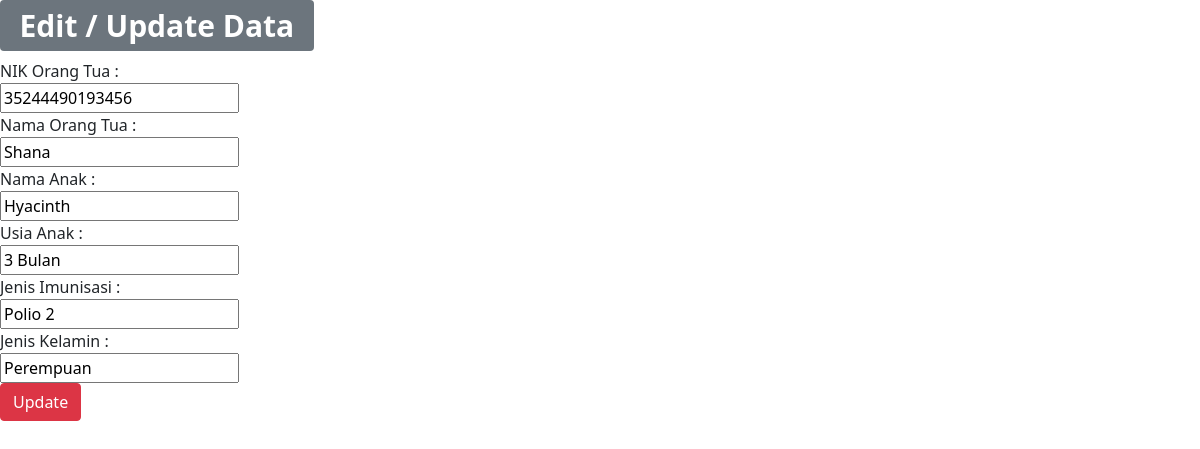
Screenshot of /form_edit.php?id=3 with the database file from the repository.
### tables this page shows
CREATE TABLE `imunisasi_061` (
  `IDPasien` int(11) NOT NULL,
  `NIKOrtu` varchar(50) NOT NULL,
  `NamaOrtu` varchar(50) NOT NULL,
  `NamaAnak` varchar(50) NOT NULL,
  `UsiaAnak` varchar(50) NOT NULL,
  `JenisImun` varchar(50) NOT NULL,
  `JenisKelamin` varchar(50) NOT NULL
);

### form_edit.php (the view, shortened to what this page needs)
<html lang="en">
<head>
</head>
<link rel="stylesheet" type="text/css" href="assets/css/bootstrap.min.css">
<body>
<?php
 include 'koneksi.php';
 $id=$_GET['id'];
$sql = "SELECT * FROM imunisasi_061 where IDPasien=$id";
$hasil = mysqli_query($koneksi, $sql);
?>
<?php
while ($row = mysqli_fetch_array($hasil))
{
?>
    <h1><span class="badge bg-secondary">Edit / Update Data</span></h1>
    <form class="form-horizontal" method="post" action="update.php">
            <div class="form-group">
                <label class="control-label col-sm-2" for="NIKOrtu">NIK Orang Tua :</label>
                <div class="col-sm-10">
                    <input type="text" name="NIKOrtu" value="<?php echo $row['NIKOrtu']?>">
                </div>
            </div>
            <div class="form-group">
                <label class="control-label col-sm-2" for="NamaOrtu">Nama Orang Tua :</label>
                <div class="col-sm-10">
                    <input type="text" name="NamaOrtu" value="<?php echo $row['NamaOrtu']?>">
                </div>
            </div>
            <div class="form-group">
                <label class="control-label col-sm-2" for="NamaAnak">Nama Anak :</label>
                <div class="col-sm-10">
                    <input type="text" name="NamaAnak" value="<?php echo $row['NamaAnak']?>">
                </div>
            </div>
            <div class="form-group">
                <label class="control-label col-sm-2" for="UsiaAnak">Usia Anak :</label>
                <div class="col-sm-10">
                    <input type="text" name="UsiaAnak" value="<?php echo $row['UsiaAnak']?>">
                </div>
            </div>
            <div class="form-group">
                <label class="control-label col-sm-2" for="JenisImun">Jenis Imunisasi :</label>
                <div class="col-sm-10">
                    <input type="text" name="JenisImun" value="<?php echo $row['JenisImun']?>">
                </div>
            </div>
            <div class="form-group">
                <label class="control-label col-sm-2" for="JenisKelamin">Jenis Kelamin :</label>
                <div class="col-sm-10">
                    <input type="text" name="JenisKelamin" value="<?php echo $row['JenisKelamin']?>">
                </div>
            </div>
        <button class="btn btn-danger" type="submit">Update</button>
    </form>
<?php }?>
</body>
</html>

### rows the page displays
imunisasi_061: NIKOrtu "35244490193456", NamaOrtu "Shana", NamaAnak "Hyacinth", UsiaAnak "3 Bulan", JenisImun "Polio 2", JenisKelamin "Perempuan"
